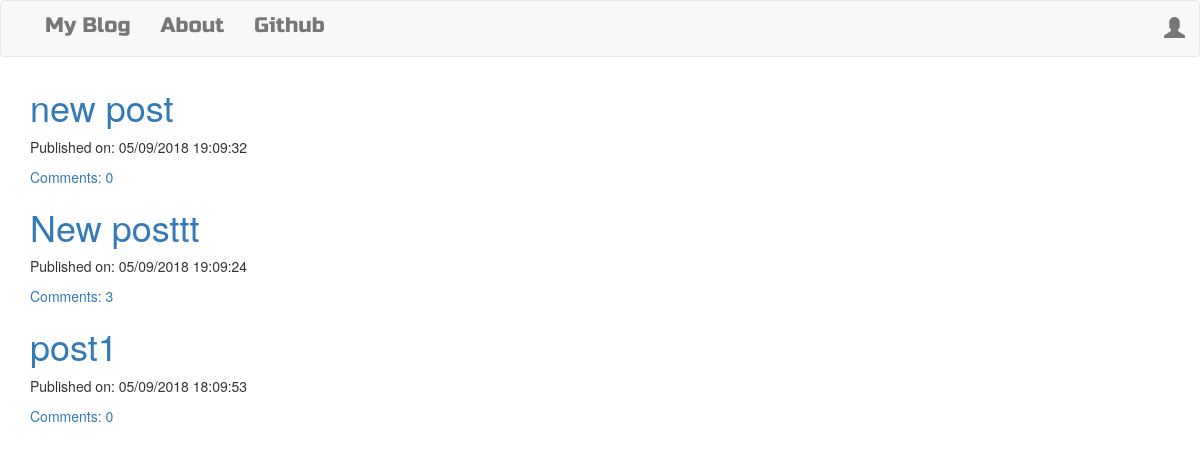
The page / on the database its author committed.
### blog_app/models.py (models this page shows, shortened)
class Post(models.Model):
    author = models.ForeignKey('auth.User')
    title = models.CharField(max_length=200)
    text = models.CharField(max_length=3000)
    created_date = models.DateTimeField(default=timezone.now)
    published_date = models.DateTimeField(blank=True, null=True)

### blog_app/views.py (the view)
# urls.py: url(r'^$', views.PostListView.as_view(), name='post_list'),
class PostListView(ListView):
    model = Post
    def get_queryset(self): #wez wszystkie posty i przefiltruj, lte=less_or_than_equals (exact= rowne),  - to descending
        return Post.objects.filter(published_date__lte=timezone.now()).order_by('-published_date')

### blog_app/templates/blog_app/post_list.html
{% extends "blog_app/base.html" %}
{% block content %}
<div class="centerstage">
    {% for post in post_list %}
    <div class="post">
        <h1><a href="{% url 'post_detail' pk=post.pk %}">{{post.title}}</a></h1>
        <div class="date">
            <p>Published on: {{ post.published_date|date:"d/m/Y H:m:s" }}</p>
        </div>
        <a href="{% url 'post_detail' pk=post.pk %}">Comments: {{post.post_comments.count}}</a>
    </div>
    {% endfor %}
</div>
{% endblock %}

### blog_app/templates/blog_app/base.html (shortened to what this page needs)
<!DOCTYPE html>
{% load staticfiles %}
<html lang="en">
<head>
    <link rel="stylesheet" href="https://maxcdn.bootstrapcdn.com/bootstrap/3.3.7/css/bootstrap.min.css">
    <link rel="stylesheet" href="//cdn.jsdelivr.net/npm/medium-editor@latest/dist/css/medium-editor.min.css" type="text/css" media="screen" charset="utf-8">
    <link rel="stylesheet" href="{% static 'css/blog.css' %}">
</head>
<body class="loader">
    <nav class="navbar navbar-default techfont custom-navbar">
        <div class="container">
            <ul class="nav navbar-nav">
                <li><a class="navbar-bigbrand" href="{% url 'post_list' %}">My Blog</a></li>
                <li><a href="{% url 'about' %}">About</a></li>
                <li><a href="https://www.github.com">Github</a></li>
            </ul>
            <ul class="nav navbar-nav navbar-right">
                {% if user.is_authenticated %}
                    <li><a href="{% url 'post_new' %}">New Post</a></li>
                    <li><a href="{% url 'post_draft_list' %}">Drafts</a></li>
                    <li><a href="{% url 'logout' %}">Logout</a></li>
                    <li><a>Welcome {{user.username}}</a></li>
                {% else %}
                    <li><a class="nav navbar-right" href="{% url 'login' %}"><span class='glyphicon glyphicon-user'></span></a></li>
                {% endif %}
            </ul>
        </div>
    </nav>
    <div class="content container">
        <div class="row">
            <div class="col-md-8">
                <div class="blog_posts">
                    {% block content %}
                    {% endblock %}
                </div>
            </div>
        </div>
    </div>
</body>
</html>

### blog_app/static/css/blog.css (style rules this page uses)
.techfont { font-family: 'Russo One',sans-serif; font-size: 1.5em; margin-bottom: 10px; }
.loader { filter:hue-rotate(0deg); color:linear-gradient(45deg,#0f8,#08f); animation:hue 10000ms infinite linear; }
.centerstage { margin-left: auto; margin-right: auto; }

### rows shown on the page
Post: title "new post", published_date "05/09/2018 19:09:32", post_comments.count "0"
Post: title "New posttt", published_date "05/09/2018 19:09:24", post_comments.count "3"
Post: title "post1", published_date "05/09/2018 18:09:53", post_comments.count "0"
